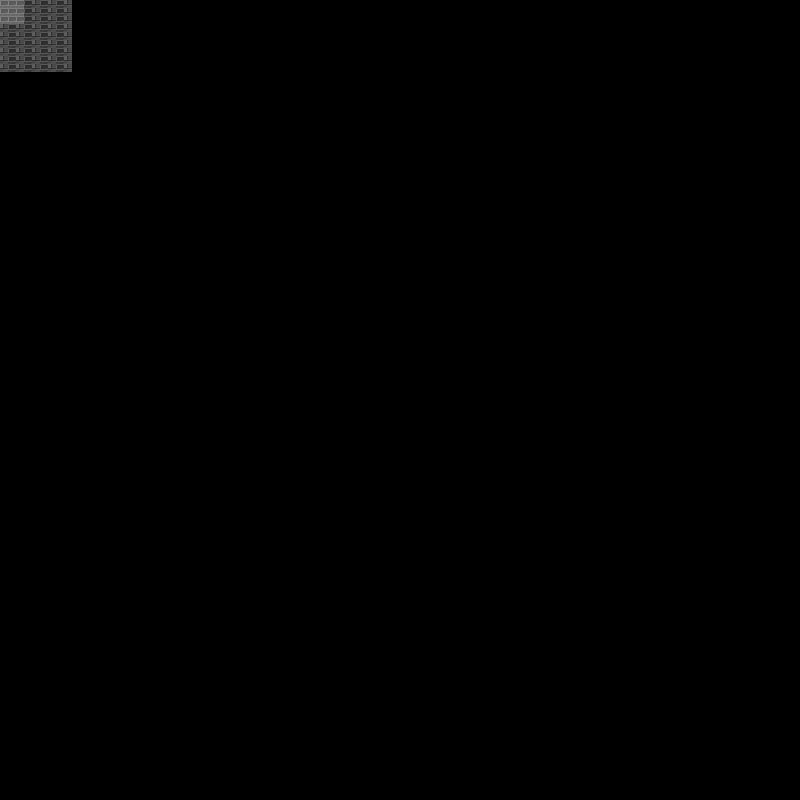

This is a level from a 2D game, rendered from its Tiled map with the project's own tilesets. A one-line summary and the map file follow, with tile-layer data summarised:
An orthogonal 100x100 tile map with 8x8 px tiles, 1 tile layer (Tile Layer 1).

<map version="1.2" tiledversion="1.2.5" orientation="orthogonal" renderorder="right-down" width="100" height="100" tilewidth="8" tileheight="8" infinite="0" nextlayerid="2" nextobjectid="1">
 <tileset firstgid="1" source="tes_bricks.tsx" />
 <layer id="1" name="Tile Layer 1" width="100" height="100">
  <data>[10000 cells, 81 non-empty, 3 distinct tile ids]</data>
 </layer>
</map>
